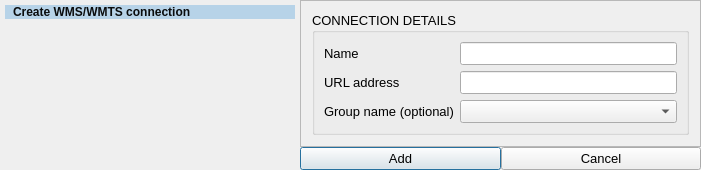
<?xml version="1.0" encoding="UTF-8"?>
<ui version="4.0">
 <class>WMS_WMTSDialog</class>
 <widget class="QDialog" name="WMS_WMTSDialog">
  <property name="enabled">
   <bool>true</bool>
  </property>
  <property name="geometry">
   <rect>
    <x>0</x>
    <y>0</y>
    <width>701</width>
    <height>169</height>
   </rect>
  </property>
  <property name="sizePolicy">
   <sizepolicy hsizetype="Minimum" vsizetype="Minimum">
    <horstretch>1</horstretch>
    <verstretch>1</verstretch>
   </sizepolicy>
  </property>
  <property name="font">
   <font>
    <family>Segoe UI</family>
    <pointsize>10</pointsize>
    <weight>50</weight>
    <italic>false</italic>
    <bold>false</bold>
   </font>
  </property>
  <property name="windowTitle">
   <string>Create WMS/WMTS connection</string>
  </property>
  <property name="windowIcon">
   <iconset>
    <normaloff>:/plugins/GIAP-PolaMap/icons/giap_logo.png</normaloff>:/plugins/GIAP-PolaMap/icons/giap_logo.png</iconset>
  </property>
  <property name="styleSheet">
   <string notr="true"/>
  </property>
  <property name="sizeGripEnabled">
   <bool>false</bool>
  </property>
  <property name="modal">
   <bool>false</bool>
  </property>
  <layout class="QGridLayout" name="gridLayout">
   <property name="leftMargin">
    <number>0</number>
   </property>
   <property name="topMargin">
    <number>0</number>
   </property>
   <property name="rightMargin">
    <number>0</number>
   </property>
   <property name="bottomMargin">
    <number>0</number>
   </property>
   <property name="spacing">
    <number>0</number>
   </property>
   <item row="2" column="1">
    <layout class="QHBoxLayout" name="horizontalLayout">
     <property name="spacing">
      <number>0</number>
     </property>
     <property name="leftMargin">
      <number>0</number>
     </property>
     <property name="topMargin">
      <number>0</number>
     </property>
     <property name="rightMargin">
      <number>0</number>
     </property>
     <property name="bottomMargin">
      <number>0</number>
     </property>
     <item>
      <widget class="QPushButton" name="add_btn">
       <property name="layoutDirection">
        <enum>Qt::LeftToRight</enum>
       </property>
       <property name="text">
        <string>Add</string>
       </property>
      </widget>
     </item>
     <item>
      <widget class="QPushButton" name="close_btn">
       <property name="text">
        <string>Cancel</string>
       </property>
      </widget>
     </item>
    </layout>
   </item>
   <item row="0" column="1">
    <widget class="QStackedWidget" name="stackedWidget">
     <property name="currentIndex">
      <number>0</number>
     </property>
     <widget class="QWidget" name="page">
      <layout class="QGridLayout" name="gridLayout_2">
       <property name="leftMargin">
        <number>0</number>
       </property>
       <property name="topMargin">
        <number>0</number>
       </property>
       <property name="rightMargin">
        <number>0</number>
       </property>
       <property name="bottomMargin">
        <number>0</number>
       </property>
       <property name="spacing">
        <number>0</number>
       </property>
       <item row="0" column="0">
        <widget class="QFrame" name="frame_14">
         <property name="frameShape">
          <enum>QFrame::StyledPanel</enum>
         </property>
         <property name="frameShadow">
          <enum>QFrame::Raised</enum>
         </property>
         <layout class="QGridLayout" name="gridLayout_7">
          <property name="leftMargin">
           <number>11</number>
          </property>
          <property name="topMargin">
           <number>11</number>
          </property>
          <property name="rightMargin">
           <number>11</number>
          </property>
          <property name="bottomMargin">
           <number>11</number>
          </property>
          <property name="spacing">
           <number>0</number>
          </property>
          <item row="0" column="0">
           <widget class="QGroupBox" name="DodajWMS_WMTS">
            <property name="title">
             <string>CONNECTION DETAILS</string>
            </property>
            <layout class="QGridLayout" name="gridLayout_3">
             <item row="0" column="1">
              <widget class="QLineEdit" name="lineEdit_name">
               <property name="text">
                <string/>
               </property>
              </widget>
             </item>
             <item row="0" column="0">
              <widget class="QLabel" name="label_17">
               <property name="text">
                <string>Name</string>
               </property>
              </widget>
             </item>
             <item row="1" column="0">
              <widget class="QLabel" name="label_15">
               <property name="text">
                <string>URL address</string>
               </property>
              </widget>
             </item>
             <item row="1" column="1">
              <widget class="QLineEdit" name="lineEdit_address">
               <property name="text">
                <string/>
               </property>
              </widget>
             </item>
             <item row="2" column="0">
              <widget class="QLabel" name="label_group">
               <property name="text">
                <string>Group name (optional)</string>
               </property>
              </widget>
             </item>
             <item row="2" column="1">
              <widget class="QComboBox" name="comboBox_group">
               <property name="enabled">
                <bool>true</bool>
               </property>
               <property name="editable">
                <bool>false</bool>
               </property>
              </widget>
             </item>
            </layout>
           </widget>
          </item>
         </layout>
        </widget>
       </item>
      </layout>
     </widget>
     <widget class="QWidget" name="page_2"/>
    </widget>
   </item>
   <item row="0" column="0" rowspan="3">
    <widget class="QFrame" name="frame">
     <property name="sizePolicy">
      <sizepolicy hsizetype="Expanding" vsizetype="Preferred">
       <horstretch>0</horstretch>
       <verstretch>0</verstretch>
      </sizepolicy>
     </property>
     <property name="minimumSize">
      <size>
       <width>120</width>
       <height>0</height>
      </size>
     </property>
     <property name="maximumSize">
      <size>
       <width>300</width>
       <height>16777215</height>
      </size>
     </property>
     <property name="font">
      <font>
       <family>Segoe UI</family>
       <pointsize>10</pointsize>
       <weight>50</weight>
       <italic>false</italic>
       <bold>false</bold>
      </font>
     </property>
     <property name="styleSheet">
      <string notr="true">
          * {
          color: #0A0C0D;
          }
          QFrame {
          border-right: 2px solid #b7d3e8;
          }
      </string>
     </property>
     <layout class="QVBoxLayout" name="verticalLayout">
      <property name="spacing">
       <number>9</number>
      </property>
      <property name="leftMargin">
       <number>5</number>
      </property>
      <property name="topMargin">
       <number>5</number>
      </property>
      <property name="rightMargin">
       <number>5</number>
      </property>
      <property name="bottomMargin">
       <number>5</number>
      </property>
      <item>
       <widget class="QLabel" name="dodaj_wms_wmts">
        <property name="styleSheet">
         <string notr="true">   background-color: #b7d3e8;
   color: #0A0C0D;
   font-weight: bold;
   padding-left: 5px;
   padding-right: 5px;</string>
        </property>
        <property name="text">
         <string>Create WMS/WMTS connection</string>
        </property>
       </widget>
      </item>
      <item>
       <spacer name="verticalSpacer_3">
        <property name="orientation">
         <enum>Qt::Vertical</enum>
        </property>
        <property name="sizeHint" stdset="0">
         <size>
          <width>20</width>
          <height>40</height>
         </size>
        </property>
       </spacer>
      </item>
     </layout>
     <zorder>verticalSpacer_3</zorder>
     <zorder>dodaj_wms_wmts</zorder>
    </widget>
   </item>
  </layout>
 </widget>
 <resources/>
 <connections/>
</ui>
